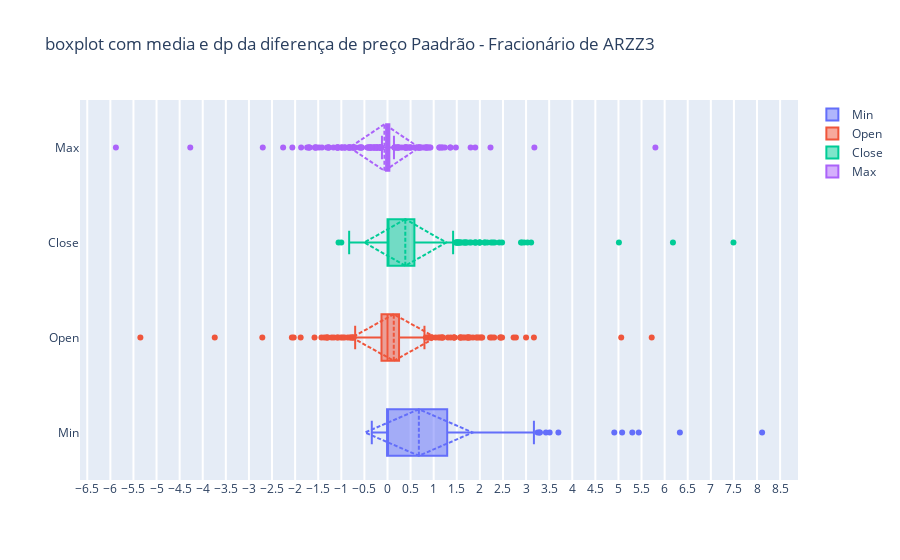

The notebook cell saved with this chart:
### Code cell
import plotly.graph_objects as go
import plotly.io as pio
pio.renderers = 'png'  ## comentar se quiser grafico interativo

fig = go.Figure()
fig.add_trace(go.Box(x=Dif['Min'] , name='Min' , boxmean='sd') )
fig.add_trace(go.Box(x=Dif['Open'] , name='Open', boxmean='sd'))
fig.add_trace(go.Box(x=Dif['Close'] , name ='Close', boxmean='sd'))
fig.add_trace(go.Box(x=Dif['Max'] , name='Max', boxmean='sd'))

fig.update_layout(
    title= f'boxplot com media e dp da diferença de preço Paadrão - Fracionário de {ticker}',
    xaxis=dict(
        showgrid=True,
        zeroline=True,
        dtick=.5,
        gridwidth=2,
    ),
)

fig.show()

### Figure 1 — Plotly figure (JSON) as saved in the notebook; plotly's stock layout.template omitted (floating-point values rounded to 4 significant figures; data arrays with more than 128 entries replaced by an {"elided": "..."} marker saying what was removed)
{"data": [{"boxmean": "sd", "name": "Min", "type": "box", "x": {"elided": "365 float values"}}, {"boxmean": "sd", "name": "Open", "type": "box", "x": {"elided": "365 float values"}}, {"boxmean": "sd", "name": "Close", "type": "box", "x": {"elided": "365 float values"}}, {"boxmean": "sd", "name": "Max", "type": "box", "x": {"elided": "365 float values"}}], "layout": {"title": {"text": "boxplot com media e dp da diferença de preço Paadrão - Fracionário de ARZZ3"}, "xaxis": {"dtick": 0.5, "gridwidth": 2, "showgrid": true, "zeroline": true}}}
